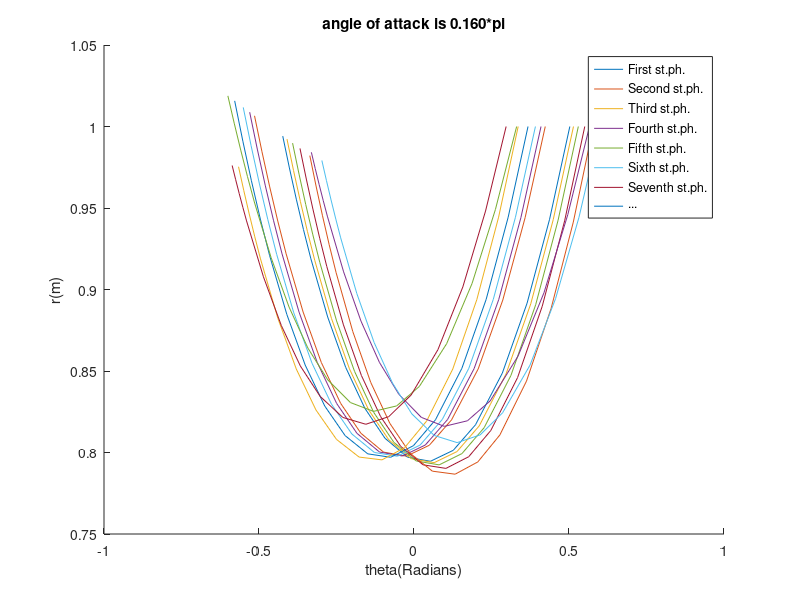

This chart was generated by the following MATLAB code:
function Data=slip_model_get_r_theta_graph(~,~)
%%
g=9.8;                         %gravity acceleration
k=20000;                       %spring constant
m=80;                          %mass
r_0=1;                         %rest length of leg
angle_of_attack=0.160*pi;%angle the model hold at beginning
% (x,y) is the position of point mass.
% 'r' is the length of leg and 'theta' is the angle formed by vertical line and the leg.

initial_x=0;                   %initial position along x
initial_y=1;                   %initial position along y
initial_xdot=6;                %initial horizontal speed
initial_ydot=0;                %initial vertical speed
Touchdown_theta=angle_of_attack; %initial angle
p_0=[initial_x   initial_y   initial_xdot   initial_ydot]; 

%define events to break or continue the phase
options_stance = odeset('Events', @end_stance); 
options_flight = odeset('Events', @end_flight);

%give time span
time=1000;

figure
hold on
%%
%%If first event(touchdown) of flight occurs,use ODE45 and update states and time,then discuss the events of stance.If second event(fall down) of flight occurs, break and end. 
%%If first event(liftoff) of stance occurs,use ODE45 and update states and time.If second event of stance occurs,break and end.
for i=1:1:1000
	% Start with flight stance
    %use ode45 to get 'p'
    %If you specify an events function, you can call the ODE solver with extra output arguments as
    %[t,y,te,ye,ie] = odeXY(odefun,tspan,y0,options)
    %'ie' are indices into the vector returned by the events function. The values indicate which event the solver detected.
    %'events_flight' refers to 'ie' 
    [t,p,~,~,events_flight] =ode45(@flight_motion, [0,time] ,  p_0 , options_flight);
    %store data
	p=[p(:,1) , p(:,2) , p(:,3:4)]; %p(:,1) means first column
    time=time-t(end);
    if events_flight == 2
        break
    end
	% Proceed to stance motion
    if events_flight==1
        x_toe=p(end,1)+ r_0*sin(Touchdown_theta);%p(end,:) means last row
       %Give initial conditions to Stance motion, mainly by applying jacobian matrix to transfer the end state value of 'x_dot' and 'y_dot' expressed in (x,y) to the 'r_dot_touchdown' and 'theta_dot_touchdown'
      rdot_touchdown=-sin(Touchdown_theta)*p(end,3)+cos(Touchdown_theta)*p(end,4);
      thetadot_touchdown=(-cos(Touchdown_theta)*p(end,3)-sin(Touchdown_theta)*p(end,4))/r_0;
      %use ode45 to get 'q'
        [t,q,~,~,events_stance] = ode45(@stance_motion, [0,time], [r_0   Touchdown_theta   rdot_touchdown   thetadot_touchdown] , options_stance);
 
       if events_stance == 4
          break
       end
	      Data(i).q=[q(:,1) ,q(:,2), q(:,3:4)];
		  time=time-t(end); 
          
          p_stance=[x_toe-q(end,1)*sin(q(end,2)),...
                    q(end,1)*cos(q(end,2)),...
                    -q(end,3)*sin(q(end,2))-q(end,1)*q(end,4)*cos(q(end,2)),...
                    q(end,3)*cos(q(end,2))-q(end,1)*q(end,4)*sin(q(end,2))]; 
          p_0=p_stance; 
         
          Touchdown_theta=-q(end,2);
    else 
        break
    end
    plot(Data(i).q(:,2),Data(i).q(:,1));
    xlabel('theta(Radians)');
    ylabel('r(m)');
    title('angle of attack is 0.160*pi');
    legend('First st.ph.','Second st.ph.','Third st.ph.','Fourth st.ph.','Fifth st.ph.','Sixth st.ph.','Seventh st.ph.','...');
end



function dpdt=flight_motion(~,p)
%p=[x;y;xdot;ydot]
%dpdt=[xdot;ydot;xddot;yddot]
dpdt_1=p(3);
dpdt_2=p(4);
dpdt_3=0;
dpdt_4=-g;

dpdt=[dpdt_1; dpdt_2; dpdt_3; dpdt_4];
end
       
function dqdt=stance_motion(~,q)
%q=[r;theta;rdot;thetadot]
%dqdt=[rdot;thetadot;rddot;thetaddot]
dqdt_1=q(3);
dqdt_2=q(4);
dqdt_3=-(k/m)*(q(1)-r_0)-g*cos(q(2))+q(1)*q(4)^2;
dqdt_4=g/q(1)*sin(q(2))-2/q(1)*q(3)*q(4);

dqdt=[dqdt_1;dqdt_2;dqdt_3;dqdt_4];

end
%%
%%Explain following functions:
%%1.value(i) is a mathematical expression describing the ith event. An event occurs when value(i) is equal to zero. 
%%2.isterminal(i) = 1 if the integration is to terminate when the ith event occurs. Otherwise, it is 0.
%%3.direction(i) = 0 if all zeros are to be located (the default). A value of +1 locates only zeros where the event function is increasing, and -1 locates only zeros where the event function is decreasing. Specify direction = [] to use the default value of 0 for all events.

%%flight phase end(including several events,like touchdown,fall down)
function [value,isterminal,direction] = end_flight(~,p)
	%%Event 1 touchdown condition: 'y_touchdown' - 'r_0*cos(angle_of_attack)' =0;
    %%Event 2 fall down(point mass touch ground)
		value = [ p(2) - r_0*cos(Touchdown_theta),p(2)];
		isterminal = [ 1, 1];
		direction = [-1,-1];
end

%%Stance phase end(including several events, like takeoff , falldown , )
function [value,isterminal,direction] = end_stance(~,q)
    %%Event 1(a) takeoff condition_1 : 'r_liftoff' - 'r_0'=0;
    %%Event 1(b) takeoff condition_2 : 'rdot_touchdown' + rdot_takeoff=0;
    %%Event 3 point mass touch ground
		value = [p(2) - r_0*cos(Touchdown_theta),q(3)+rdot_touchdown,q(4)-thetadot_touchdown,q(2)-pi/2];
		isterminal = [1,1,1,1];
		direction = [1,1,1,0];
end
%%get whole graph 

end
